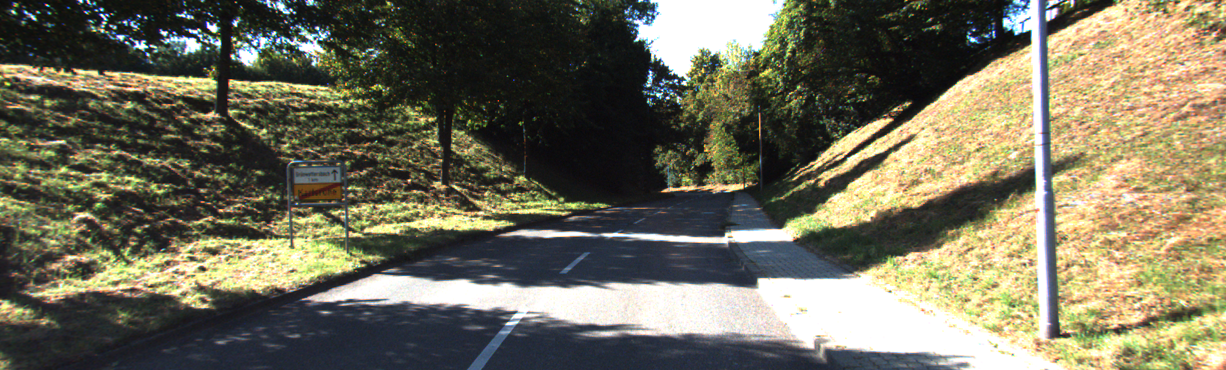
#> input picture 名企/week4/1/data_road/testing/image_2/um_000087.png, 1226 x 370 px
$ python -i transform.py   (imports and definitions only)
#> lines starting #> are read from the running program, lines starting #| are printed output that depends on the picture
#> further down, picture is the input picture: shape (370, 1226, 3); mean B, G, R 91.7, 112, 115.6
import cv2
import numpy as np
import random


# 旋转
def rotate(image, angle, center=None, scale=1.0):
    # 获取图像尺寸
    (h, w) = image.shape[:2]
    # 若未指定旋转中心，则将图像中心设为旋转中心
    if center is None:
        center = (w / 2, h / 2)
    # 执行旋转
    M = cv2.getRotationMatrix2D(center, angle, scale)
    rotated = cv2.warpAffine(image, M, (w, h))
    return rotated


# 平移
def translation(img, x, y):
    M = np.float32([[1, 0, x], [0, 1, y]])
    return cv2.warpAffine(img, M, (img.shape[1], img.shape[0]))


class BGR2RGB(object):
    def __call__(self, img):
        return cv2.cvtColor(img, cv2.COLOR_BGR2RGB)


class Resize(object):
    def __init__(self, height, width, interpolation):
        self.height = height
        self.width = width
        self.interpolation = interpolation

    def __call__(self, img):
        return cv2.resize(img, dsize=(self.width, self.height), interpolation=self.interpolation)


class HistogramNormalize(object):
    def __call__(self, img):
        img_yuv = cv2.cvtColor(img, cv2.COLOR_BGR2YUV)
#> img_yuv: shape (370, 1226, 3); mean of channels 0, 1, 2 110.7, 118.6, 132.2
        img_yuv[:, :, 0] = cv2.equalizeHist(img_yuv[:, :, 0])
#> img_yuv: shape (370, 1226, 3); mean of channels 0, 1, 2 128.6, 118.6, 132.2
        return cv2.cvtColor(img_yuv, cv2.COLOR_YUV2BGR)
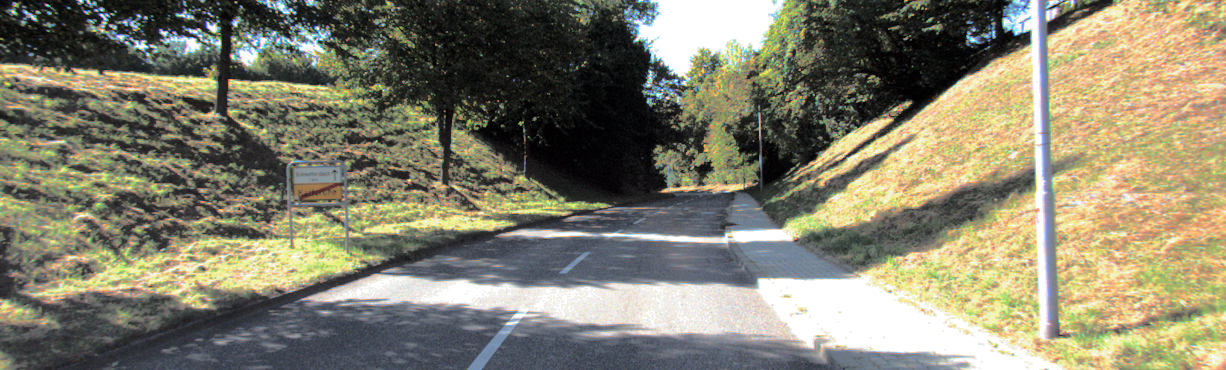
#> returned value: shape (370, 1226, 3); mean B, G, R 109.6, 129.8, 133.4


class Mixup(object):
    def __init__(self, mask, random_translation, random_rotation):
        self.mask = mask
        self.random_translation = random_translation
        self.random_rotation = random_rotation

    def __call__(self, img):
        mask = cv2.resize(self.mask, (img.shape[1], img.shape[0]))
        if self.random_translation:
            x = random.random() * 100 - 50
            y = random.random() * 100 - 50
            mask = translation(mask, x, y)
        if self.random_rotation:
            angle = random.random() * 40 - 20
            mask = rotate(mask, angle)
        return (img * mask).astype(np.uint8)

>>> import cv2
>>> picture = cv2.imread('data_road/testing/image_2/um_000087.png')
>>> result = HistogramNormalize()(picture)
